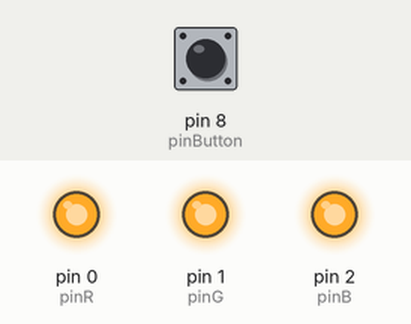
This sketch was run on a simulated Arduino Uno, built with avr-gcc and run on an emulated ATmega328P. Shown: output pins drawn as LEDs (lit = HIGH). The inputs (shaded band) are chosen by the test bench; at power-on: pin 8 (pinButton) HIGH.

Above: at 1.2 s.
1.3 s: pin 8 (pinButton) pulled LOW for 0.15 s
At 2.1 s:
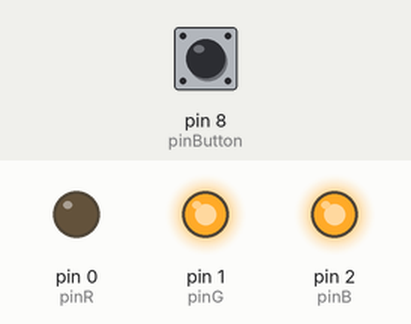
4.4 s: pin 8 (pinButton) pulled LOW for 3.2 s
At 6.1 s:
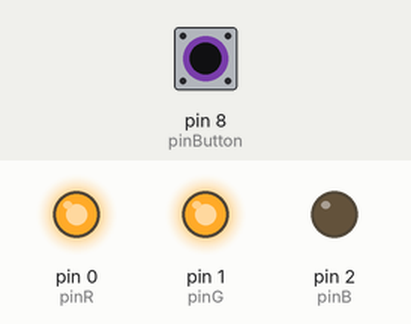
At 10.1 s:
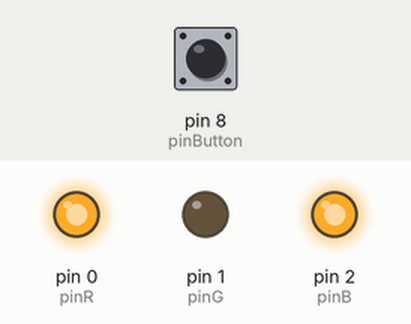
Timing chart, 0 to 13.8 s (numbered marks = the images above; inputs shaded):
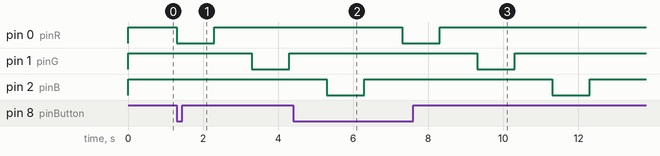

The sketch:

sketch_nov09a.ino
```cpp
int pinR = 0;
int pinG = 1;
int pinB = 2;
int pinButton = 8;

void setup() {
  pinMode(pinR, OUTPUT);    // sets the digital pin 13 as output
  pinMode(pinG, OUTPUT);    // sets the digital pin 13 as output
  pinMode(pinB, OUTPUT);    // sets the digital pin 13 as output
  pinMode(pinButton, INPUT);

}

void loop() {
  if(digitalRead(pinButton)==LOW){
  digitalWrite(pinR, LOW); // sets the digital pin 13 on
  digitalWrite(pinG, HIGH); // sets the digital pin 13 on
  digitalWrite(pinB, HIGH); // sets the digital pin 13 on
  delay(1000);            // waits for a second
  digitalWrite(pinR, HIGH);  // sets the digital pin 13 off
  digitalWrite(pinG, HIGH);  // sets the digital pin 13 off
  digitalWrite(pinB, HIGH);  // sets the digital pin 13 off
  delay(1000);

  digitalWrite(pinR, HIGH); // sets the digital pin 13 on
  digitalWrite(pinG, LOW); // sets the digital pin 13 on
 digitalWrite(pinB, HIGH); // sets the digital pin 13 on
  delay(1000);            // waits for a second
 digitalWrite(pinR, HIGH);  // sets the digital pin 13 off
    digitalWrite(pinG, HIGH);  // sets the digital pin 13 off
  digitalWrite(pinB, HIGH);  // sets the digital pin 13 off
  delay(1000);

  digitalWrite(pinR, HIGH); // sets the digital pin 13 on
  digitalWrite(pinG, HIGH); // sets the digital pin 13 on
 digitalWrite(pinB, LOW); // sets the digital pin 13 on
  delay(1000);
   digitalWrite(pinR, HIGH);  // sets the digital pin 13 off
    digitalWrite(pinG, HIGH);  // sets the digital pin 13 off
  digitalWrite(pinB, HIGH);  // sets the digital pin 13 off// waits for a second
  delay(1000);
  }else{
    digitalWrite(pinR, HIGH);  // sets the digital pin 13 off
    digitalWrite(pinG, HIGH);  // sets the digital pin 13 off
    digitalWrite(pinB, HIGH);  // sets the digital pin 13 off// waits for a second
  }
}
```

Measured:
- after the input at 1.3 s, pin 0 (pinR): HIGH → LOW at once, → HIGH 1.0 s later; pin 1 (pinG): HIGH → LOW after 2.0 s, → HIGH 1.0 s later
- after the input at 4.4 s, pin 0 (pinR): HIGH → LOW after 2.9 s, → HIGH 1.0 s later; pin 1 (pinG): HIGH → LOW after 4.9 s, → HIGH 1.0 s later
- by itself, pin 2 (pinB): alternates HIGH for 5.0 s and LOW for 1.0 s
